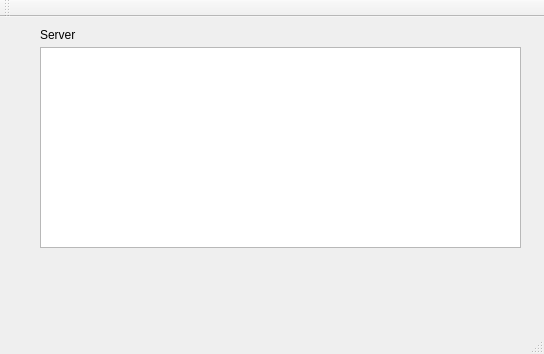
<?xml version="1.0" encoding="UTF-8"?>
<ui version="4.0">
 <class>MainWindow</class>
 <widget class="QMainWindow" name="MainWindow">
  <property name="geometry">
   <rect>
    <x>0</x>
    <y>0</y>
    <width>544</width>
    <height>354</height>
   </rect>
  </property>
  <property name="windowTitle">
   <string>MainWindow</string>
  </property>
  <widget class="QWidget" name="centralWidget">
   <widget class="QTextEdit" name="serverText">
    <property name="geometry">
     <rect>
      <x>40</x>
      <y>30</y>
      <width>481</width>
      <height>201</height>
     </rect>
    </property>
   </widget>
   <widget class="QLabel" name="label">
    <property name="geometry">
     <rect>
      <x>40</x>
      <y>10</y>
      <width>59</width>
      <height>16</height>
     </rect>
    </property>
    <property name="text">
     <string>Server</string>
    </property>
   </widget>
  </widget>
  <widget class="QMenuBar" name="menuBar">
   <property name="geometry">
    <rect>
     <x>0</x>
     <y>0</y>
     <width>544</width>
     <height>22</height>
    </rect>
   </property>
  </widget>
  <widget class="QToolBar" name="mainToolBar">
   <attribute name="toolBarArea">
    <enum>TopToolBarArea</enum>
   </attribute>
   <attribute name="toolBarBreak">
    <bool>false</bool>
   </attribute>
  </widget>
  <widget class="QStatusBar" name="statusBar"/>
 </widget>
 <layoutdefault spacing="6" margin="11"/>
 <resources/>
 <connections/>
</ui>
